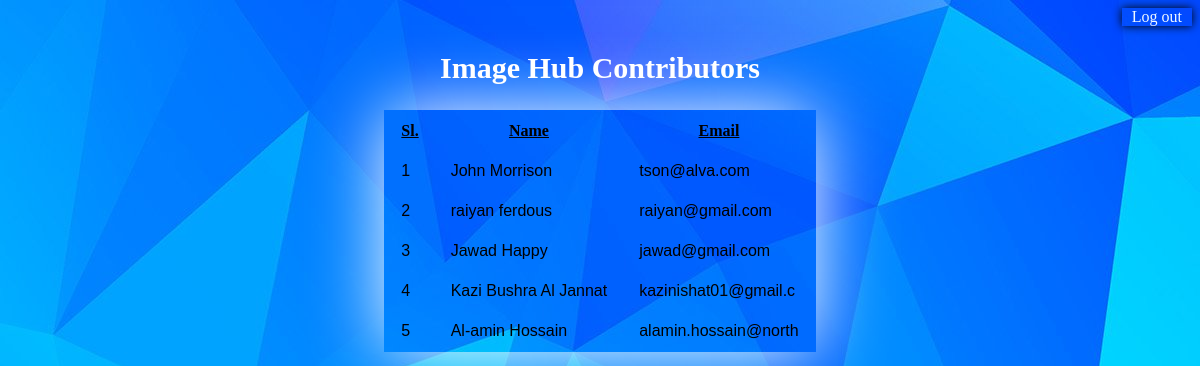
Screenshot of /AllMembers.php (signed in) with the database file from the repository.
### tables this page shows
CREATE TABLE `user` (
  `username` varchar(20) NOT NULL,
  `first_name` varchar(20) NOT NULL,
  `last_name` varchar(20) NOT NULL,
  `email` varchar(20) NOT NULL,
  `password` varchar(20) NOT NULL,
  `confirm_password` varchar(20) NOT NULL,
  `image` blob NOT NULL
);

### AllMembers.php (the view, shortened to what this page needs)
<!DOCTYPE html>
<htmL>
	<head>
	</head>
	<body background="all.jpg">
	<div id="l"><a id="a1" href="logout.php">Log out</a></div><br>
	<center>
	<h2>Image Hub Contributors</h2>
	<?php
		include('config.php');
		$sql5="SELECT *FROM user";
		$res=mysqli_query($con,$sql5);
		$row=mysqli_fetch_assoc($res);
		$c=1;
		echo "<table><tr><th>Sl.</th><th>Name</th><th>Email</th></tr>";
		while ($row!=null) {
			$fn=$row['first_name'];
			$ln=$row['last_name'];
			$e=$row['email'];
		echo "<tr><td>$c</td><td>$fn $ln</td><td>$e</td></tr>";
		$row=mysqli_fetch_assoc($res);
		$c++;
		}
		echo"</table>"
	?>
	</center>
	</body>
</htmL>

### AllMembers.php (style rules this page uses)
#l { float: right; padding-left: 10px; padding-right: 10px; box-shadow: 0px 0px 10px black; }
a { text-decoration: none; color: aliceblue; }
h2 { text-align: center; font-family: cursive; font-size: 30px; color: white; }
th { padding: 10px; padding-right: 15px; padding-left: 15px; font-weight: bolder; text-decoration: underline; }
td { padding: 10px; padding-right: 15px; padding-left: 15px; font-family: sans-serif; }
table { box-shadow: 0 0 70px white; }

### rows the page displays
user: first_name "John", last_name "Morrison", email "tson@alva.com"
user: first_name "raiyan", last_name "ferdous", email "raiyan@gmail.com"
user: first_name "Jawad", last_name "Happy", email "jawad@gmail.com"
user: first_name "Kazi Bushra", last_name "Al Jannat", email "kazinishat01@gmail.c"
user: first_name "Al-amin", last_name "Hossain", email "alamin.hossain@north"
